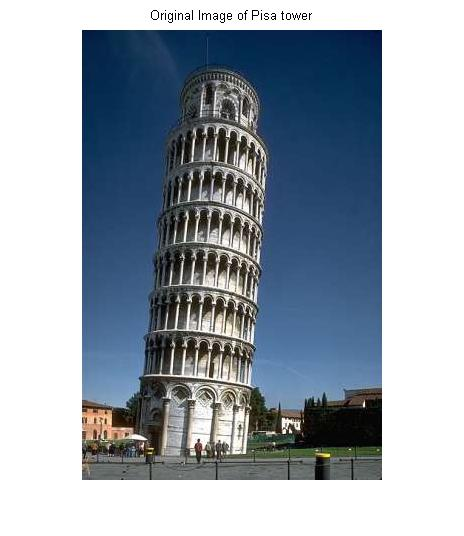
%> input picture sessional4/pisa_original.jpg, 464 x 536 px
$ octave --eval "result = coloredges(imread('pisa_original.jpg'));"   (GNU Octave 9; MATLAB toolbox functions it lacks are replaced by stand-ins)
%> lines starting %> are read from the running program, lines starting %| are printed output that depends on the picture
function [edge_magnitude, edge_orientation] = coloredges(im)
%COLOREDGES Edges of a color image by the max gradient method.
%   [MAGNITUDE, ORIENTATION] = COLOREDGES(IMAGE)
%   Extracts the edges of a color image without converting it to grayscale.
%
%   Changes in color are detected even when the grayscale color of two
%   pixels are the same. The edge strength is typically greater or equal to
%   the magnitude obtained by simply filtering a grayscale image.
%
%   Optionally, the edge orientation can also be returned.
%
%   Example
%   -------
%   The image generated by the example code shows two edge types:
%     White - edges found by both methods.
%     Red - edges found only by the color method.
%
%   This clearly shows that a significant amount of information is lost by
%   the standard method, but it is recovered with the gradient method.
%
%     figure, im = imread('peppers.png'); imshow(im)
%
%     %get color edges and normalize magnitude
%     C = coloredges(im);
%     C = C / max(C(:));
%
%     %get grayscale edges and normalize magnitude
%     G_image = single(rgb2gray(im)) / 255;
%     G = sqrt(imfilter(G_image, fspecial('sobel')').^2 + imfilter(G_image, fspecial('sobel')).^2);
%     G = G / max(G(:));
%
%     %show comparison
%     figure, imshow(uint8(255 * cat(3, C, G, G)))
%
%   Algorithm
%   ---------
%   The RGB color of each pixel is treated as a 3D vector, and the strength
%   of the edge is the magnitude of the maximum gradient. This also works
%   if the image is in any other (3-dimensional) color space. Direct
%   formulas for the jacobian eigenvalues were used, so this function is
%   vectorized and yields good results without sacrificing performance.
%
%   Author: Joo F. Henriques
%

	%J is the jacobian, its elements are the partial derivatives of r/g/b
	%with respect to x/y. the edge strength is the greatest eigenvalue of:
	% J'*J
	% =
	% [ rx,  gx,  bx ] * [ rx,  ry ]
	% [ ry,  gy,  by ]   [ gx,  gy ]
	% 	                 [ bx,  by ]
	% =
	% [ rx^2 + gx^2 + bx^2,   rx*ry + gx*gy + bx*by ]
	% [ rx*ry + gx*gy + bx*by,   ry^2 + gy^2 + by^2 ]
	% =
	% [ Jx, Jxy ]
	% [ Jxy, Jy ]

	%smoothed partial derivatives using sobel filter (could use any other)
	im = single(im) / 255;
	yfilter = fspecial('sobel');
	xfilter = yfilter';

	rx = imfilter(im(:,:,1), xfilter);
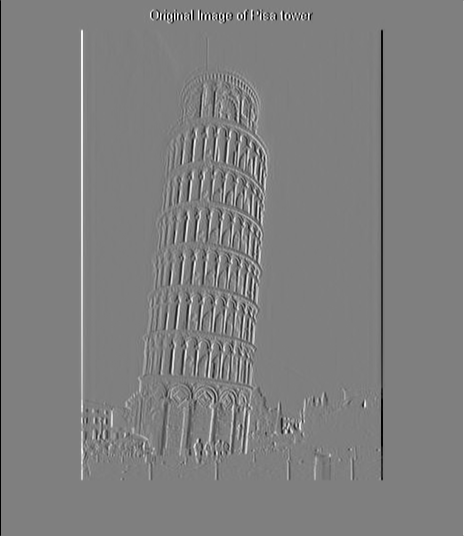
%> rx: size 536x464 single; min -4, max 4, mean -2.63e-09; drawn with min black and max white
	gx = imfilter(im(:,:,2), xfilter);
	bx = imfilter(im(:,:,3), xfilter);

	ry = imfilter(im(:,:,1), yfilter);
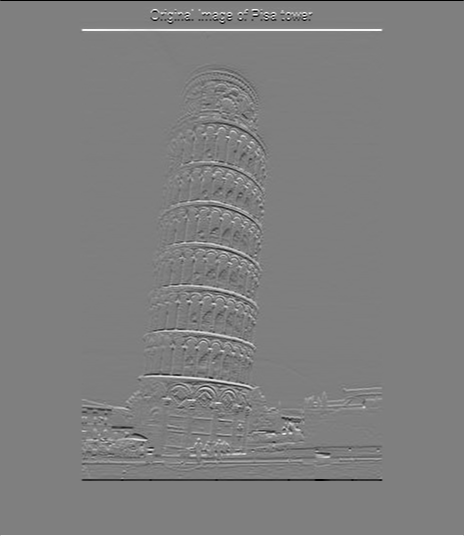
%> ry: size 536x464 single; min -4, max 4, mean 4.91e-10; drawn with min black and max white
	gy = imfilter(im(:,:,2), yfilter);
	by = imfilter(im(:,:,3), yfilter);

	Jx = rx.^2 + gx.^2 + bx.^2;
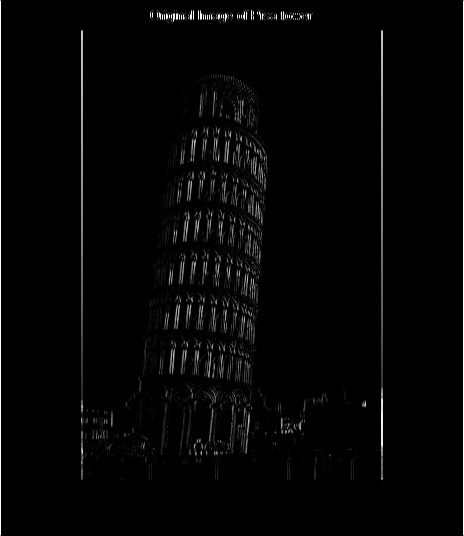
%> Jx: size 536x464 single; min 0, max 48, mean 1; drawn with min black and max white
	Jy = ry.^2 + gy.^2 + by.^2;
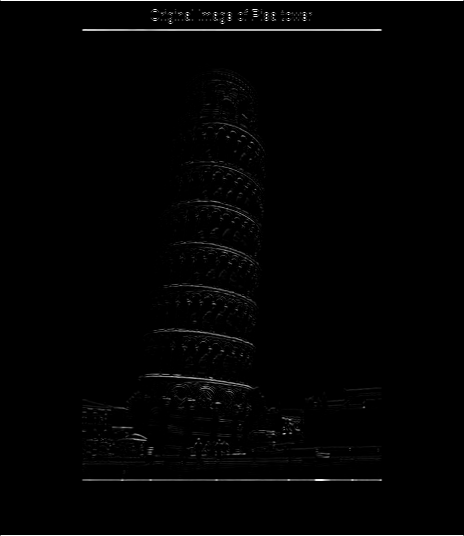
%> Jy: size 536x464 single; min 0, max 48, mean 0.6; drawn with min black and max white
	Jxy = rx.*ry + gx.*gy + bx.*by;
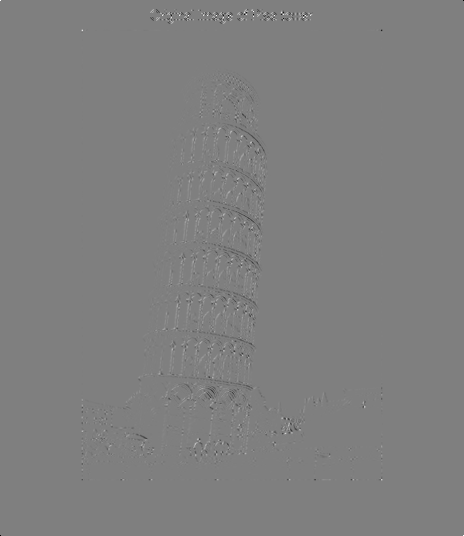
%> Jxy: size 536x464 single; min -27, max 27, mean 0; drawn with min black and max white

	%compute first (greatest) eigenvalue of 2x2 matrix J'*J.
	%note that the abs() is only needed because some values may be slightly
	%negative due to round-off error.
	D = sqrt(abs(Jx.^2 - 2*Jx.*Jy + Jy.^2 + 4*Jxy.^2));
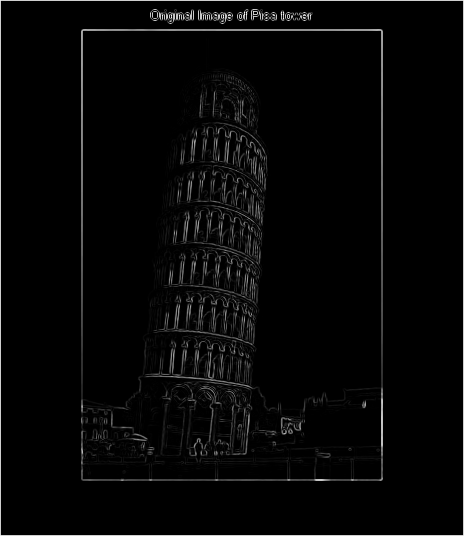
%> D: size 536x464 single; min 0, max 58.96, mean 1.6; drawn with min black and max white
	e1 = (Jx + Jy + D) / 2;
	%the 2nd eigenvalue would be:  e2 = (Jx + Jy - D) / 2;

	edge_magnitude = sqrt(e1);
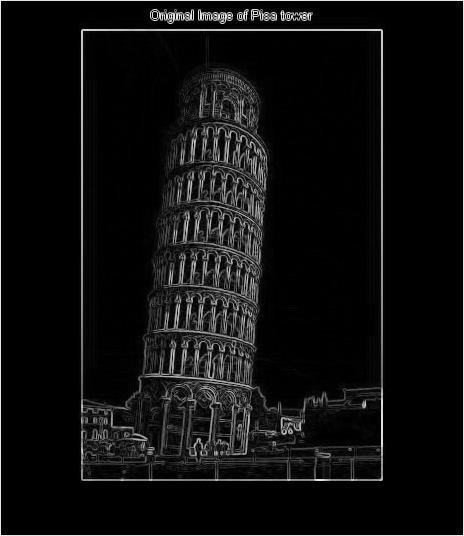
%> edge_magnitude: size 536x464 single; min 0, max 7.68, mean 0.468; drawn with min black and max white

	if nargout > 1,
		%compute edge orientation (from eigenvector tangent)
		edge_orientation = atan2(-Jxy, e1 - Jy);
	end

end

$ run again, on sessional4/Lake.jpg
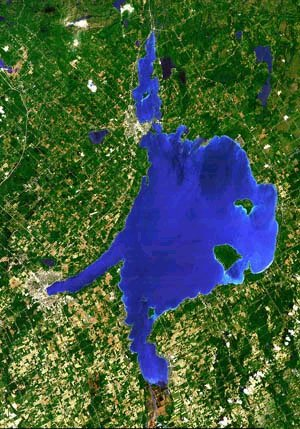
%> input picture sessional4/Lake.jpg, 300 x 429 px
%> in coloredges, `D = sqrt(abs(Jx.^2 - 2*Jx.*Jy + Jy.^2 + 4*Jxy.^2));`:
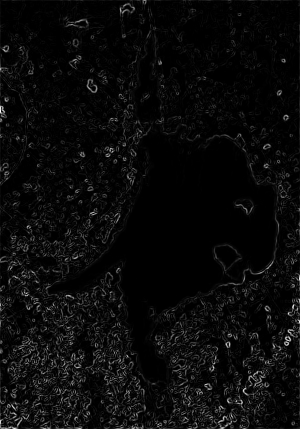
%> D: size 429x300 single; min 4.44e-16, max 43.63, mean 1.9; drawn with min black and max white
%> in coloredges, `edge_magnitude = sqrt(e1);`:
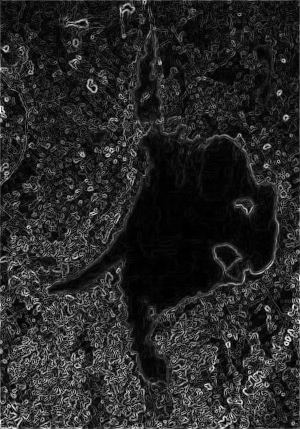
%> edge_magnitude: size 429x300 single; min 2.11e-08, max 6.61, mean 1.03; drawn with min black and max white
